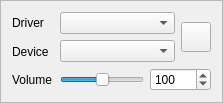
               <widget class="QFrame" name="frameDevice0">
                <property name="frameShape">
                 <enum>QFrame::StyledPanel</enum>
                </property>
                <layout class="QVBoxLayout" name="verticalLayout_6">
                 <item>
                  <layout class="QHBoxLayout" name="horizontalLayout_12">
                   <item>
                    <widget class="QWidget" name="widget_5" native="true">
                     <layout class="QVBoxLayout" name="verticalLayout_12">
                      <property name="leftMargin">
                       <number>0</number>
                      </property>
                      <property name="topMargin">
                       <number>0</number>
                      </property>
                      <property name="rightMargin">
                       <number>0</number>
                      </property>
                      <property name="bottomMargin">
                       <number>0</number>
                      </property>
                      <item>
                       <widget class="QLabel" name="labelDriverDevice0">
                        <property name="text">
                         <string>Driver</string>
                        </property>
                       </widget>
                      </item>
                      <item>
                       <widget class="QLabel" name="label_9">
                        <property name="text">
                         <string>Device</string>
                        </property>
                       </widget>
                      </item>
                      <item>
                       <widget class="QLabel" name="label_8">
                        <property name="text">
                         <string>Volume</string>
                        </property>
                       </widget>
                      </item>
                     </layout>
                    </widget>
                   </item>
                   <item>
                    <spacer name="horizontalSpacer_8">
                     <property name="orientation">
                      <enum>Qt::Horizontal</enum>
                     </property>
                     <property name="sizeType">
                      <enum>QSizePolicy::Fixed</enum>
                     </property>
                     <property name="sizeHint" stdset="0">
                      <size>
                       <width>2</width>
                       <height>20</height>
                      </size>
                     </property>
                    </spacer>
                   </item>
                   <item>
                    <widget class="QWidget" name="widget_6" native="true">
                     <layout class="QVBoxLayout" name="verticalLayout_14">
                      <property name="leftMargin">
                       <number>0</number>
                      </property>
                      <property name="topMargin">
                       <number>0</number>
                      </property>
                      <property name="rightMargin">
                       <number>0</number>
                      </property>
                      <property name="bottomMargin">
                       <number>0</number>
                      </property>
                      <item>
                       <layout class="QHBoxLayout" name="horizontalLayout_18">
                        <item>
                         <layout class="QVBoxLayout" name="verticalLayout_22">
                          <item>
                           <widget class="QComboBox" name="comboBoxDriver0"/>
                          </item>
                          <item>
                           <widget class="QComboBox" name="comboBoxDevice0"/>
                          </item>
                         </layout>
                        </item>
                        <item>
                         <widget class="QPushButton" name="deleteButtonDevice0">
                          <property name="minimumSize">
                           <size>
                            <width>30</width>
                            <height>30</height>
                           </size>
                          </property>
                          <property name="maximumSize">
                           <size>
                            <width>30</width>
                            <height>30</height>
                           </size>
                          </property>
                          <property name="icon">
                           <iconset resource="../../res.qrc">
                            <normaloff>:/icons/res/delete2.png</normaloff>:/icons/res/delete2.png</iconset>
                          </property>
                          <property name="iconSize">
                           <size>
                            <width>30</width>
                            <height>30</height>
                           </size>
                          </property>
                         </widget>
                        </item>
                       </layout>
                      </item>
                      <item>
                       <layout class="QHBoxLayout" name="horizontalLayout_11">
                        <item>
                         <widget class="QSlider" name="sliderDevice0">
                          <property name="maximum">
                           <number>200</number>
                          </property>
                          <property name="value">
                           <number>100</number>
                          </property>
                          <property name="orientation">
                           <enum>Qt::Horizontal</enum>
                          </property>
                         </widget>
                        </item>
                        <item>
                         <widget class="QSpinBox" name="spinBoxDevice0">
                          <property name="maximum">
                           <number>10000</number>
                          </property>
                          <property name="value">
                           <number>100</number>
                          </property>
                         </widget>
                        </item>
                       </layout>
                      </item>
                     </layout>
                    </widget>
                   </item>
                  </layout>
                 </item>
                </layout>
               </widget>
